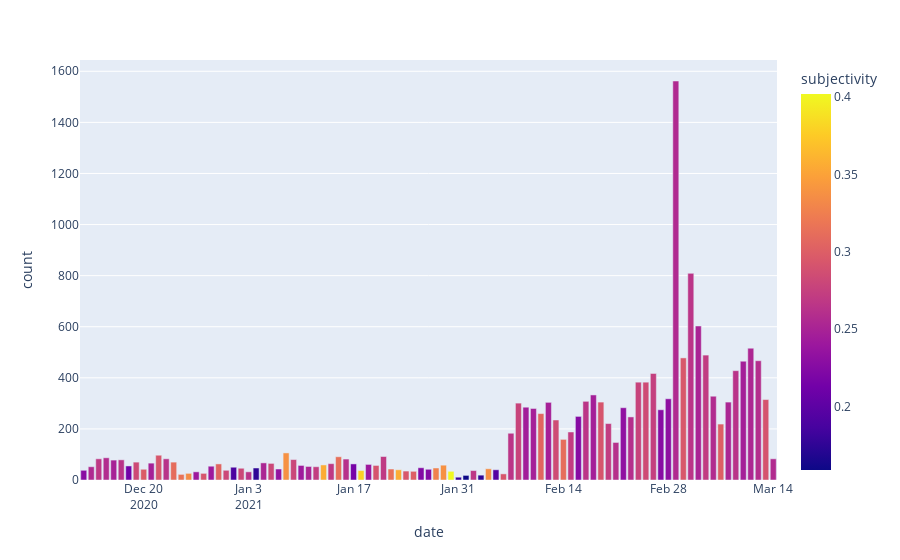

The notebook cell saved with this chart:
### Code cell
# # Plot tweets over time, color-coded by average subjectivity score
fig = px.bar(timeline, x='date', y='count', color='subjectivity')
fig.show()
